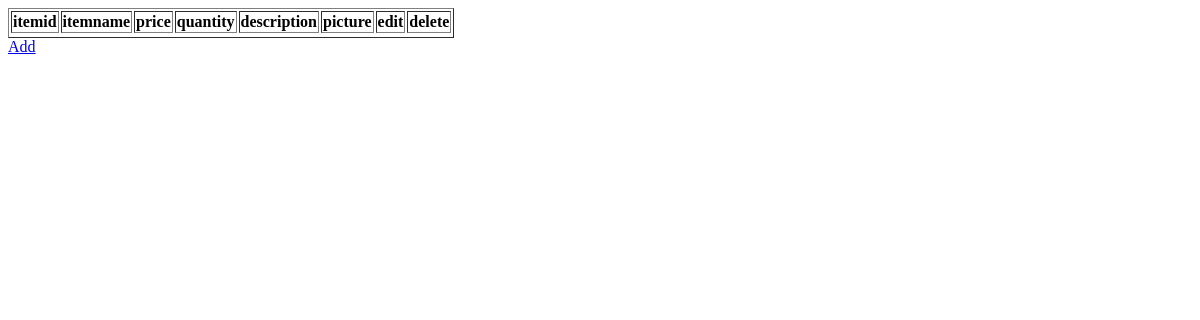
Page /webStore/public/adminInventory.php on the earlier database version.
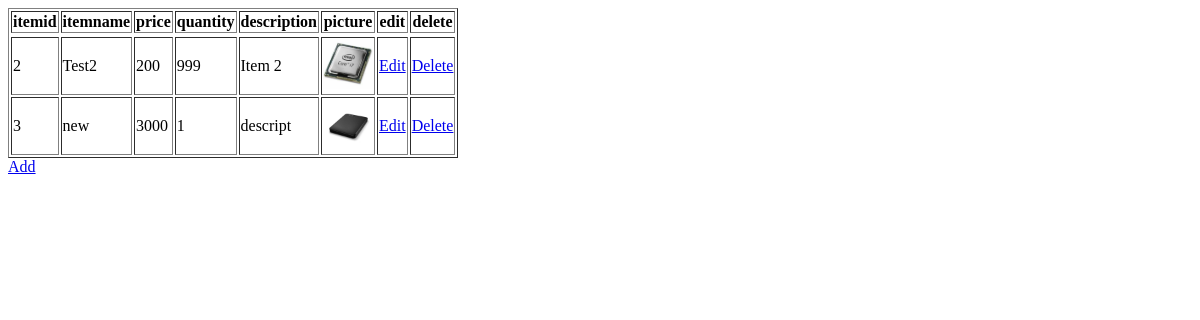
Same page on the later database version.
### tables this page shows
CREATE TABLE `inventory` (
  `itemid` int(10) NOT NULL,
  `itemname` varchar(50) NOT NULL,
  `price` int(10) NOT NULL,
  `quantity` int(10) NOT NULL,
  `description` varchar(255) DEFAULT NULL,
  `picture` varchar(255) DEFAULT NULL
);

### webStore/public/adminInventory.php (the view, shortened to what this page needs)
<!DOCTYPE html>
<?php
require_once "config.php";
$query= $con->prepare("SELECT * FROM inventory");
$query -> execute();
$resultInventory = $query->fetchALL();
?>
<html>
<head>
<link rel="stylesheet" href="styles.css">
</head>
<body>
<table style "margin: 0 auto; text-align: center;" border '1'>
	<tr>
		<th>itemid</th>
		<th>itemname</th>
		<th>price</th>
		<th>quantity</th>
		<th>description</th>
		<th>picture</th>
		<th>edit</th>
		<th>delete</th>
	<tr>
	<?php foreach ($resultInventory as $row) { 	    ?>
		<tr>
			<td><?= isset($row['itemid']) ? $row['itemid'] : '' ?></td>
			<td><?= isset($row['itemname']) ? $row['itemname'] : '' ?></td>
			<td><?= isset($row['price']) ? $row['price'] : '' ?></td>
			<td><?= isset($row['quantity']) ? $row['quantity'] : '' ?></td>
			<td><?= isset($row['description']) ? $row['description'] : '' ?></td>
			<td>
                <?php
                $picture = isset($row['picture']) ? $row['picture'] : '';
                echo "<img src='$picture' alt='picture' style='width: 50px; height: 50px;'>";
                ?>
            </td>
			<td><a href='adminEditInventory.php?ID=<?= $row['itemid']?>'>Edit</a></td>
			<td><a href='adminDeleteInventory.php?ID=<?= $row['itemid']?>'>Delete</a></td>
		</tr>
	<?php } ?>
</table>
<a href='adminAddInventory.php'>Add</a>
</body>
</html>

Differences in the rows shown:
added inventory: itemid "2", itemname "Test2", price "200", quantity "999", description "Item 2", picture (picture)
added inventory: itemid "3", itemname "new", price "3000", quantity "1", description "descript", picture (picture)
